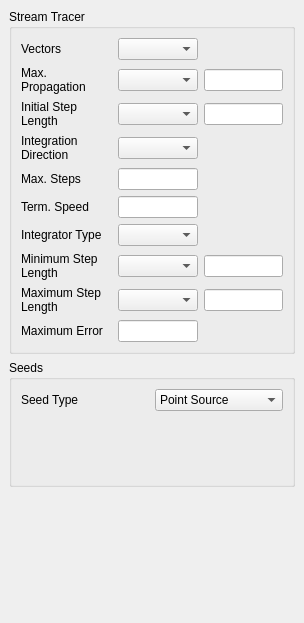
<ui version="4.0" >
 <author></author>
 <comment></comment>
 <exportmacro></exportmacro>
 <class>pqStreamTracerPanel</class>
 <widget class="QWidget" name="pqStreamTracerPanel" >
  <property name="geometry" >
   <rect>
    <x>0</x>
    <y>0</y>
    <width>304</width>
    <height>623</height>
   </rect>
  </property>
  <property name="windowTitle" >
   <string>Form</string>
  </property>
  <layout class="QVBoxLayout" >
   <property name="margin" >
    <number>9</number>
   </property>
   <property name="spacing" >
    <number>6</number>
   </property>
   <item>
    <widget class="pqCollapsedGroup" name="streamTracerGroup" >
     <property name="title" >
      <string>Stream Tracer</string>
     </property>
     <layout class="QGridLayout" >
      <property name="margin" >
       <number>9</number>
      </property>
      <property name="spacing" >
       <number>6</number>
      </property>
      <item row="1" column="0" >
       <widget class="QLabel" name="label" >
        <property name="text" >
         <string>Max. Propagation</string>
        </property>
        <property name="wordWrap" >
         <bool>true</bool>
        </property>
       </widget>
      </item>
      <item row="1" column="1" >
       <widget class="QComboBox" name="MaximumPropagationUnit" />
      </item>
      <item row="7" column="0" >
       <widget class="QLabel" name="label_9" >
        <property name="text" >
         <string>Minimum Step Length</string>
        </property>
        <property name="wordWrap" >
         <bool>true</bool>
        </property>
       </widget>
      </item>
      <item row="0" column="0" >
       <widget class="QLabel" name="label_7" >
        <property name="text" >
         <string>Vectors</string>
        </property>
       </widget>
      </item>
      <item row="2" column="1" >
       <widget class="QComboBox" name="InitialIntegrationStepUnit" />
      </item>
      <item row="5" column="1" >
       <widget class="QLineEdit" name="TerminalSpeed" />
      </item>
      <item row="8" column="1" >
       <widget class="QComboBox" name="MaximumIntegrationStepUnit" />
      </item>
      <item row="7" column="1" >
       <widget class="QComboBox" name="MinimumIntegrationStepUnit" />
      </item>
      <item row="1" column="2" >
       <widget class="QLineEdit" name="MaximumPropagation" />
      </item>
      <item row="0" column="1" >
       <widget class="QComboBox" name="SelectInputVectors" />
      </item>
      <item row="3" column="1" >
       <widget class="QComboBox" name="IntegrationDirection" />
      </item>
      <item row="4" column="0" >
       <widget class="QLabel" name="label_4" >
        <property name="text" >
         <string>Max. Steps</string>
        </property>
       </widget>
      </item>
      <item row="6" column="0" >
       <widget class="QLabel" name="label_6" >
        <property name="text" >
         <string>Integrator Type</string>
        </property>
        <property name="wordWrap" >
         <bool>true</bool>
        </property>
       </widget>
      </item>
      <item row="8" column="2" >
       <widget class="QLineEdit" name="MaximumIntegrationStep" />
      </item>
      <item row="2" column="2" >
       <widget class="QLineEdit" name="InitialIntegrationStep" />
      </item>
      <item row="9" column="1" >
       <widget class="QLineEdit" name="MaximumError" />
      </item>
      <item row="7" column="2" >
       <widget class="QLineEdit" name="MinimumIntegrationStep" />
      </item>
      <item row="2" column="0" >
       <widget class="QLabel" name="label_2" >
        <property name="text" >
         <string>Initial Step Length</string>
        </property>
        <property name="wordWrap" >
         <bool>true</bool>
        </property>
       </widget>
      </item>
      <item row="6" column="1" >
       <widget class="QComboBox" name="IntegratorType" />
      </item>
      <item row="5" column="0" >
       <widget class="QLabel" name="label_5" >
        <property name="text" >
         <string>Term. Speed</string>
        </property>
       </widget>
      </item>
      <item row="8" column="0" >
       <widget class="QLabel" name="label_10" >
        <property name="text" >
         <string>Maximum Step Length</string>
        </property>
        <property name="wordWrap" >
         <bool>true</bool>
        </property>
       </widget>
      </item>
      <item row="3" column="0" >
       <widget class="QLabel" name="label_3" >
        <property name="text" >
         <string>Integration Direction</string>
        </property>
        <property name="wordWrap" >
         <bool>true</bool>
        </property>
       </widget>
      </item>
      <item row="4" column="1" >
       <widget class="QLineEdit" name="MaximumNumberOfSteps" />
      </item>
      <item row="9" column="0" >
       <widget class="QLabel" name="label_8" >
        <property name="text" >
         <string>Maximum Error</string>
        </property>
        <property name="wordWrap" >
         <bool>true</bool>
        </property>
       </widget>
      </item>
     </layout>
    </widget>
   </item>
   <item>
    <widget class="pqCollapsedGroup" name="groupBox" >
     <property name="title" >
      <string>Seeds</string>
     </property>
     <layout class="QGridLayout" >
      <property name="margin" >
       <number>9</number>
      </property>
      <property name="spacing" >
       <number>6</number>
      </property>
      <item row="0" column="0" >
       <widget class="QLabel" name="label_11" >
        <property name="text" >
         <string>Seed Type</string>
        </property>
       </widget>
      </item>
      <item row="0" column="1" >
       <widget class="QComboBox" name="seedType" >
        <item>
         <property name="text" >
          <string>Point Source</string>
         </property>
        </item>
        <item>
         <property name="text" >
          <string>Line Source</string>
         </property>
        </item>
       </widget>
      </item>
      <item row="1" column="0" colspan="2" >
       <widget class="QStackedWidget" name="stackedWidget" >
        <property name="currentIndex" >
         <number>0</number>
        </property>
        <widget class="QWidget" name="pointSource" />
        <widget class="QWidget" name="lineSource" />
       </widget>
      </item>
     </layout>
    </widget>
   </item>
   <item>
    <spacer>
     <property name="orientation" >
      <enum>Qt::Vertical</enum>
     </property>
     <property name="sizeHint" >
      <size>
       <width>20</width>
       <height>40</height>
      </size>
     </property>
    </spacer>
   </item>
  </layout>
 </widget>
 <pixmapfunction></pixmapfunction>
 <customwidgets>
  <customwidget>
   <class>pqCollapsedGroup</class>
   <extends>QGroupBox</extends>
   <header>pqCollapsedGroup.h</header>
   <container>0</container>
   <pixmap></pixmap>
  </customwidget>
 </customwidgets>
 <resources/>
 <connections/>
</ui>
